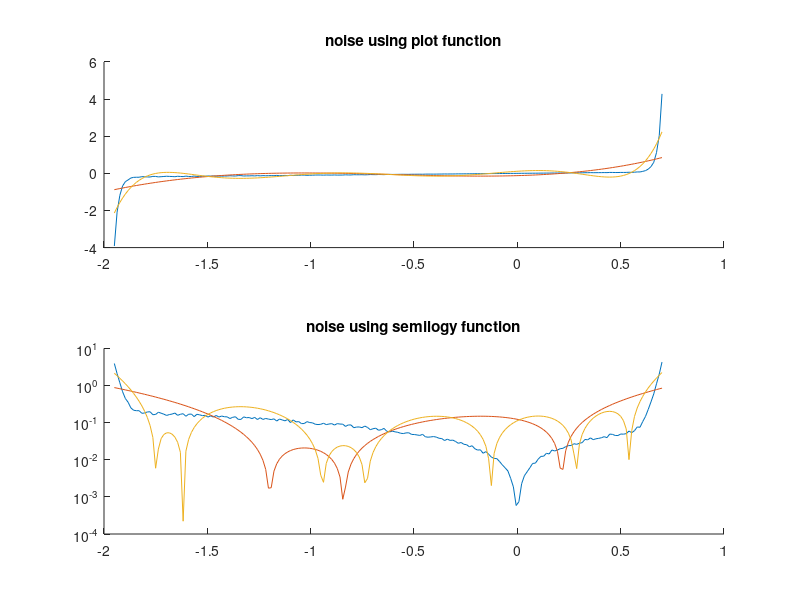

This figure's MATLAB source: (Note: this script raises an error after producing the figure.)
%% PA 8 Diode Parameter Extraction


clear all;
close all;
set(0,'DefaultFigureWindowStyle','docked');

%% 
% set up initial variables
Is = 0.01e-12;      % Forward bias saturation current
Ib = 0.1e-12;       % Breakdown saturation current
Vb = 1.3;           % Breakdown Voltage
Gp = 0.1;           % Parasitic parallel conductance

V = linspace(-1.95,0.7,200);
I = Is.*(exp((1.2/0.025).*V)-1) + Gp.*V - Ib.*(exp((-1.2/0.025).*(V+Vb))-1);


%% Part 1
noise = (rand(1,200)-0.5)./5;
noise = I .* noise;
noise_I = I + noise;

figure(1)
subplot(2,1,1)
hold on
plot(V,noise_I)
title('noise using plot function');
subplot(2,1,2)
hold on
semilogy(V,abs(noise_I))        % abs used because negative data is ignored
title('noise using semilogy function');

%% Part 2
poly_4 = polyfit(V, noise_I, 4);
poly_8 = polyfit(V, noise_I, 8);
I_4 = polyval(poly_4, V);
I_8 = polyval(poly_8, V);

subplot(2,1,1)
plot(V, I_4)
plot(V, I_8)

subplot(2,1,2)
semilogy(V, abs(I_4));
semilogy(V, abs(I_8));

%% Part 3
foa = fittype('A.*(exp(1.2*x/25e-3)-1) + 0.1.*x - C*(exp(1.2*(-(x+1.3))/25e-3)-1)');
ffa = fit(transpose(V),transpose(I),foa);
Ifa = ffa(V);

subplot(2,1,1)
plot(V,Ifa)
subplot(2,1,2)
semilogy(V, abs(Ifa));

fob = fittype('A.*(exp(1.2*x/25e-3)-1) + B.*x - C*(exp(1.2*(-(x+1.3))/25e-3)-1)');
ffb = fit(transpose(V),transpose(I),fob);
Ifb = ffb(V);

subplot(2,1,1)
plot(V,Ifb)
subplot(2,1,2)
semilogy(V, abs(Ifb));

foc = fittype('A.*(exp(1.2*x/25e-3)-1) + B.*x - C*(exp(1.2*(-(x+D))/25e-3)-1)');
ffc = fit(transpose(V),transpose(I),foc);
Ifc = ffc(V);

subplot(2,1,1)
plot(V,Ifc)
subplot(2,1,2)
semilogy(V, abs(Ifc));

% In observing the different plots that come from different levels of fit
% paramters, it appears that setting the A,B,C,D values to their values
% from equation 1 improves precision, while setting them as variables makes
% the plot less precise.

%% Part 4
inputs = V.';
targets = I.';
hiddenLayerSize = 10;
net = fitnet(hiddenLayerSize);
net.divideParam.trainRatio = 70/100;
net.divideParam.valRatio = 15/100;
net.divideParam.testRatio = 15/100;
[net,tr] = train(net,inputs,targets);
outputs = net(inputs);
errors = gsubtract(outputs,targets);
performance = perform(net,targets,outputs);
view(net)
Inn = outputs;

subplot(2,1,1)
plot(V,Inn)
legend('plot function', 'poly fit 4th order', 'poly fit 8th order', 'fit part a', 'fit part b', 'fit part c', 'Neural Net Model');
subplot(2,1,2)
semilogy(V, abs(Inn));
legend('plot function', 'poly fit 4th order', 'poly fit 8th order', 'fit part a', 'fit part b', 'fit part c', 'Neural Net Model');

% Upon examination of the plots from the neural net model, it appears that
% the deep learning network creates a plot that is very accurate. Compared
% to the plot function, the neural net model is virtually identical.
